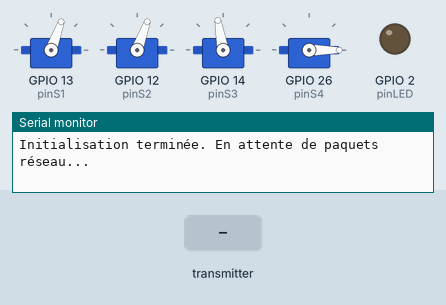
A sketch run on a simulated ESP32. Parts: 4 × servo, output pins drawn as LEDs (lit = HIGH), the last lines printed to the serial monitor. Dashed ring = blinking. The inputs (shaded band) are chosen by the test bench.

Above: at 1.2 s.
1.3 s: the transmitter starts sending angle1 = 0
At 1.55 s:
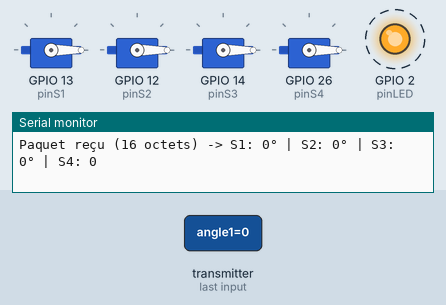
4.3 s: the transmitter starts sending angle2 = 45
At 4.55 s:
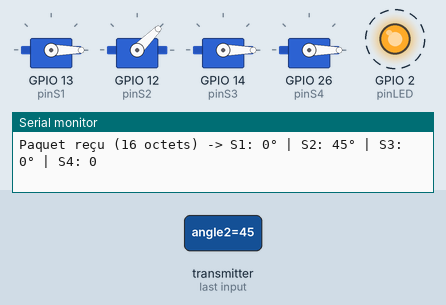
7.3 s: the transmitter starts sending angle3 = 45
At 7.55 s:
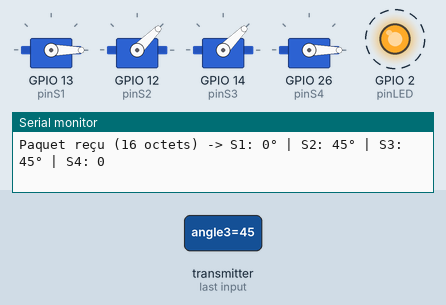
10.3 s: the transmitter starts sending angle4 = 45
At 10.55 s:
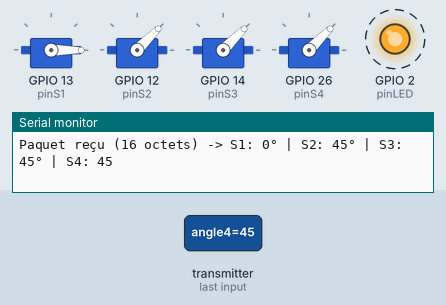
13.3 s: the transmitter starts sending angle1 = 45
At 13.55 s:
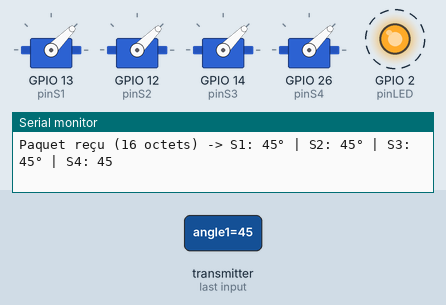
16.3 s: the transmitter starts sending angle2 = 0
At 16.55 s:
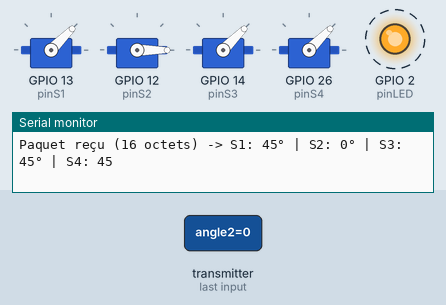
Timing chart, 0 to 20.3 s (numbered marks = the images above; inputs shaded):
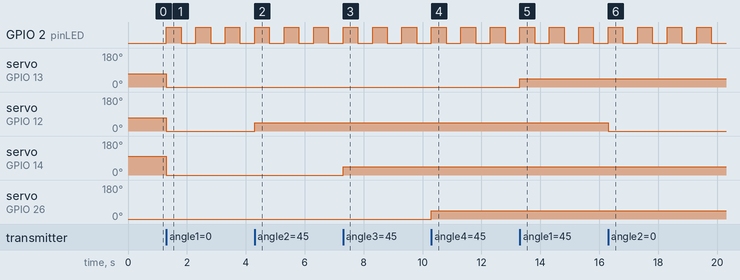

Measured:
- after the input at 1.3 s, GPIO 2 (pinLED): alternates HIGH for 0.50 s and LOW for 0.50 s, starting at once; servo on GPIO 13 (pinS1), servo on GPIO 12 (pinS2): 70° → 0° at once; servo on GPIO 14 (pinS3): 100° → 0° at once
- after the input at 4.3 s, servo on GPIO 12 (pinS2): 0° → 45° at once
- after the input at 7.3 s, servo on GPIO 14 (pinS3): 0° → 45° at once
- after the input at 10.3 s, servo on GPIO 26 (pinS4): 0° → 45° at once
- after the input at 13.3 s, servo on GPIO 13 (pinS1): 0° → 45° at once
- after the input at 16.3 s, servo on GPIO 12 (pinS2): 45° → 0° at once

The sketch:

Bras_robot_Recepteur.ino
```cpp
#include <esp_now.h>
#include <WiFi.h>
#include <esp_wifi.h>
#include <ESP32Servo.h>

// Création des instances pour contrôler chaque moteur indépendamment
Servo servo1;
Servo servo2;
Servo servo3;
Servo servo4;

// Définition des broches de sortie (PWM) de l'ESP32.
// Ces broches généreront le signal carré qui indique l'angle au servomoteur.
const int pinS1 = 13;
const int pinS2 = 12;
const int pinS3 = 14;
const int pinS4 = 26;

// La broche 2 correspond à la LED bleue intégrée sur la majorité des cartes ESP32
const int pinLED = 2;

// Définition du "moule" des données. Il est crucial que l'empreinte mémoire
// (le nombre et le type de variables) soit rigoureusement identique entre
// l'Émetteur et le Récepteur pour que le paquet soit décodé correctement.
typedef struct struct_message {
  int angle1;
  int angle2;
  int angle3;
  int angle4;
} struct_message;

// Instanciation de la structure pour stocker les valeurs reçues
struct_message brasData;

// --- FONCTION DE RAPPEL (CALLBACK) ---
// Cette fonction ne tourne pas dans le loop(). Elle est déclenchée de manière
// asynchrone (interruption matérielle) par le module Wi-Fi dès qu'un paquet est validé.
void OnDataRecv(const esp_now_recv_info *info, const uint8_t *incomingData, int len) {

  // Transfert de la mémoire : on copie brutalement les octets bruts (incomingData)
  // dans notre structure formatée (brasData) pour pouvoir lire les variables.
  memcpy(&brasData, incomingData, sizeof(brasData));

  // 1. Débogage visuel sur le Moniteur Série
  Serial.print("\nPaquet reçu (");
  Serial.print(len);
  Serial.print(" octets) -> ");
  Serial.print("S1: "); Serial.print(brasData.angle1);
  Serial.print("° | S2: "); Serial.print(brasData.angle2);
  Serial.print("° | S3: "); Serial.print(brasData.angle3);
  Serial.print("° | S4: "); Serial.println(brasData.angle4);

  // 2. Témoin visuel physique
  // On lit l'état actuel de la broche (0 ou 1) et on inverse cet état avec '!'.
  // Cela fait clignoter la LED à la fréquence exacte de réception des paquets.
  digitalWrite(pinLED, !digitalRead(pinLED));

  // 3. Commande matérielle
  // L'ESP32 met à jour le rapport cyclique (duty cycle) des signaux PWM
  // sur les 4 broches pour forcer les servomoteurs à rejoindre la nouvelle position.
  servo1.write(brasData.angle1);
  servo2.write(brasData.angle2);
  servo3.write(brasData.angle3);
  servo4.write(brasData.angle4);
}

void setup() {
  Serial.begin(115200);

  // Configuration de la broche de la LED interne comme une sortie de courant
  pinMode(pinLED, OUTPUT);
  digitalWrite(pinLED, LOW); // Éteindre par défaut

  // --- CONFIGURATION RADIO ---
  // Le mode WIFI_STA (Station) désactive le mode Point d'Accès (WIFI_AP).
  // Cela libère des ressources processeur et dédie l'antenne à la réception ESP-NOW.
  WiFi.mode(WIFI_STA);

  // L'ESP-NOW n'a pas de mécanisme de recherche de canal. On force donc
  // le matériel radio à écouter exclusivement la fréquence spécifique du canal 1 (2412 MHz).
  esp_wifi_set_channel(1, WIFI_SECOND_CHAN_NONE);

  // --- CONFIGURATION DES TIMERS MATÉRIELS ---
  // L'ESP32 possède des générateurs PWM indépendants du processeur central.
  // On alloue ici 4 canaux matériels (timers) distincts pour garantir
  // un signal très stable sans faire trembler les servomoteurs.
  ESP32PWM::allocateTimer(0);
  ESP32PWM::allocateTimer(1);
  ESP32PWM::allocateTimer(2);
  ESP32PWM::allocateTimer(3);

  // La fréquence standard pour les servomoteurs analogiques classiques est de 50 Hz
  // (un signal envoyé toutes les 20 millisecondes).
  servo1.setPeriodHertz(50);
  servo2.setPeriodHertz(50);
  servo3.setPeriodHertz(50);
  servo4.setPeriodHertz(50);

  // Attachement des broches aux timers.
  // Les paramètres 500 et 2400 sont la durée d'impulsion minimum et maximum en microsecondes.
  // Ils définissent les limites physiques des servomoteurs (0 degrés = 500us, 180 degrés = 2400us).
  servo1.attach(pinS1, 500, 2400);
  servo2.attach(pinS2, 500, 2400);
  servo3.attach(pinS3, 500, 2400);
  servo4.attach(pinS4, 500, 2400);

  // Initialisation à la position de sécurité pour éviter les chocs mécaniques au démarrage.
  servo1.write(70);
  servo2.write(70);
  servo3.write(100);
  servo4.write(0);

  // --- DÉMARRAGE DU PROTOCOLE ---
  // Initialisation de la couche logicielle ESP-NOW.
  if (esp_now_init() != ESP_OK) {
    Serial.println("Erreur matérielle lors de l'initialisation ESP-NOW.");
    return; // Stoppe la fonction setup si le module radio ne répond pas
  }

  // On indique à la couche logicielle réseau quelle fonction exécuter
  // lorsqu'un nouveau tampon de données (buffer) est plein.
  esp_now_register_recv_cb(OnDataRecv);

  Serial.println("Initialisation terminée. En attente de paquets réseau...");
}

void loop() {
  // Le processeur principal reste inactif ici.
  // L'ESP32 gère la réception Wi-Fi sur son propre cœur matériel ou via les interruptions.
}
```
